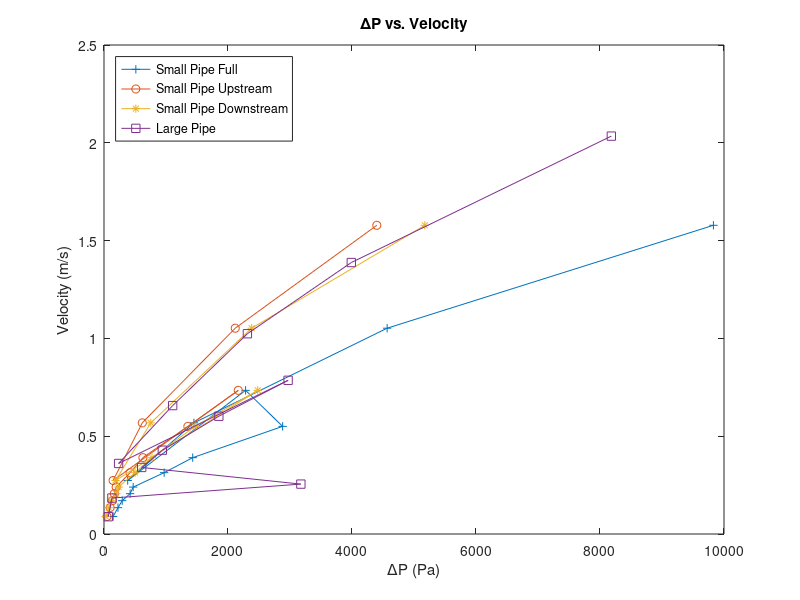
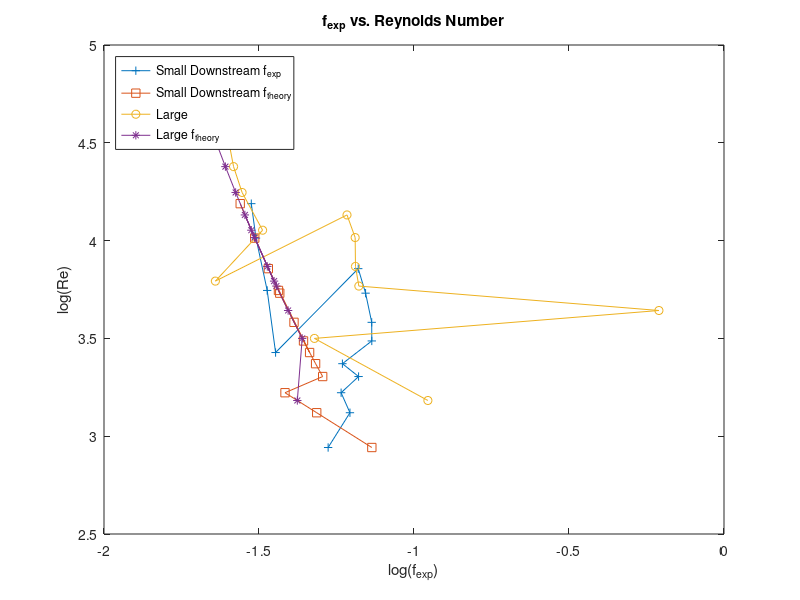

The MATLAB source for these figures, in order:
function Fluids_Lab_Calculations
%%% Constants %%%
rho = 997;
mu = 8.9*10^-4;

%%% Pipe Diameters %%%
D_s = in_to_m(.344);
D_l = in_to_m(.605);

%%% Flow Vectors %%%
SF = [.085,.128,.162,.196,.228,.298,.371,.523,.698];
MF_SP = [.26,.54,1.0,1.5];
MF_LP = [.26,.54,.75,1.0,1.26,1.77,2.31];
LF = [1.06,1.93,3.01,4.08,5.98];

%%% Function Calls %%%%
[SPSFf_t,SPSFf_e,SPSFRe,SPSFV,SPSFdp] = SP_Full_SF(D_s,rho,SF,mu);
% disp(SPSFf_t)
% disp(SPSFf_e)
[SPMFf_t,SPMFf_e,SPMFRe,SPMFV,SPMFdp] = SP_Full_MF(D_s,rho,MF_SP,mu);
% disp(SPMFf_t)
% disp(SPMFf_e)
[SPUSFf_t,SPUSFf_e,SPUSFRe,SPUSFV,SPUSFdp] = SP_Up_SF(D_s,rho,SF,mu);
% disp(SPUSFf_t)
% disp(SPUSFf_e)
disp(SPUSFRe)
[SPUMFf_t,SPUMFf_e,SPUMFRe,SPUMFV,SPUMFdp] = SP_Up_MF(D_s,rho,MF_SP,mu);
% disp(SPUMFf_t)
% disp(SPUMFf_e)
disp(SPUMFRe)
[SPDSFf_t,SPDSFf_e,SPDSFRe,SPDSFV,SPDSFdp] = SP_Dn_SF(D_s,rho,SF,mu);
% disp(SPDSFf_t)
% disp(SPDSFf_e)
disp(SPDSFRe)
[SPDMFf_t,SPDMFf_e,SPDMFRe,SPDMFV,SPDMFdp] = SP_Dn_MF(D_s,rho,MF_SP,mu);
% disp(SPDMFf_t)
% disp(SPDMFf_e)
disp(SPDMFRe)
[LPMFf_t,LPMFf_e,LPMFRe,LPMFV,LPMFdp] = LP_MF(D_l,rho,MF_LP,mu);
% disp(LPMFf_t)
% disp(LPMFf_e)
[LPLFf_t,LPLFf_e,LPLFRe,LPLFV,LPLFdp] = LP_LF(D_l,rho,LF,mu);
% disp(LPLFf_t)
% disp(LPLFf_e)


figure('Visible','on','Name','\deltaP vs V')
smFdp = [SPSFdp,SPMFdp];
smFV = [SPSFV,SPMFV];
smUPdp = [SPUSFdp,SPUMFdp];
smUPV = [SPUSFV,SPUMFV];
smDNdp = [SPDSFdp,SPDMFdp];
smDNV = [SPDSFV,SPDMFV];
lgdp = [LPMFdp,LPLFdp];
lgV = [LPMFV,LPLFV];
plot(smFdp,smFV,'+-',smUPdp,smUPV,'o-',smDNdp,smDNV,'*-',lgdp,lgV,'s-')
legend('Small Pipe Full','Small Pipe Upstream','Small Pipe Downstream','Large Pipe','Location','Northwest')
title('\DeltaP vs. Velocity')
xlabel('\DeltaP (Pa)')
ylabel('Velocity (m/s)')

figure('Visible','on','Name','f_exp vs. Re')
smDNfe = log10([SPDSFf_e,SPDMFf_e]);
smDNft = log10([SPDSFf_t,SPDMFf_t]);
smDNRe = log10([SPDSFRe,SPDMFRe]);
lgfe = log10([LPMFf_e,LPLFf_e]);
lgft = log10([LPMFf_t,LPLFf_t]);
lgRe = log10([LPMFRe,LPLFRe]);
plot(smDNfe,smDNRe,'+-',smDNft,smDNRe,'s-',lgfe,lgRe,'o-',lgft,lgRe,'*-') %smFfe,smFRe,'+-',smUPfe,smUPRe,'+-',
legend('Small Downstream f_e_x_p','Small Downstream f_t_h_e_o_r_y','Large','Large f_t_h_e_o_r_y','Location','Northwest')
title('f_e_x_p vs. Reynolds Number')
xlabel('log(f_e_x_p)')
ylabel('log(Re)')


smFfe = log10([SPSFf_e,SPMFf_e]);
smFRe = log10([SPSFRe,SPMFRe]);
smUPfe = log10([SPUSFf_e,SPUMFf_e]);
smUPRe = log10([SPUSFRe,SPUMFRe]);


%%% Functions to solve for Friction factor %%%
function [f_t,f_e,Reo,Vo,dpo] = SP_Full_SF(D_s,rho,SF,mu)
SP_Full_SF_high = [43.3,44.1,44.5,44.9,45.6,45.9,48.5,50.9,58.5]; %Flag 1
SP_Full_SF_high2 = 189.2;
SP_Full_SF_low = [43.2,42.5,42.1,41.8,41.2,41.0,38.5,36.2,29.0]; %Flag 1
SP_Full_SF_low2 = 165.7;

A = area(D_s);
L = in_to_m(96);

[f_t,f_e,Re,V,dp] = solve_friction_factors(SP_Full_SF_high,SP_Full_SF_low,SF,A,L,rho,D_s,mu);

dp1 = delta_P(SP_Full_SF_high2,SP_Full_SF_low2,0);
dpo = [dp,dp1];
Q = flow_convert(SF(end));
V1 = velocity(Q,A);
Vo = [V,V1];
re1 = reynolds(rho,V1,D_s,mu);
Reo = [Re,re1];
fe1 = f_exp(dp1,D_s,L,rho,V1);
ft1 = f_theorey(re1,D_s);
f_t = [f_t,ft1];
f_e = [f_e,fe1];

function [f_t,f_e,Re,V,dp] = SP_Full_MF(D_s,rho,MF_SP,mu)
SP_Full_MF_high = [176.8,179.0,184.4,201.8,229.9];
SP_Full_MF_low = [176.6,175,169.5,155.1,129.5];

A = area(D_s);
L = in_to_m(96);

[f_t,f_e,Re,V,dp] = solve_friction_factors(SP_Full_MF_high,SP_Full_MF_low,MF_SP,A,L,rho,D_s,mu);

function [f_t,f_e,Re,V,dp] = SP_Up_SF(D_s,rho,SF,mu)
SP_Up_SF_high = [43.3,43.7,44,44.2,44.4,44.5,45.7,46.9,50.9,55.4]; %Flag 1
SP_Up_SF_low = [43.3,43.1,42.9,42.7,42.6,42.4,41.3,40.4,37,33.2]; %Flag

A = area(D_s);
L = in_to_m(48);

f_t = [];
f_e = [];
[f_t,f_e,Re,V,dp] = solve_friction_factors(SP_Up_SF_high,SP_Up_SF_low,SF,A,L,rho,D_s,mu);

function [f_t,f_e,Re,V,dp] = SP_Up_MF(D_s,rho,MF_SP,mu)
SP_Up_MF_high = [178.8,178,181,190.7,204.5];
SP_Up_MF_low = [176.8,176.4,174.6,169,159.5];

A = area(D_s);
L = in_to_m(48);

[f_t,f_e,Re,V,dp] = solve_friction_factors(SP_Up_MF_high,SP_Up_MF_low,MF_SP,A,L,rho,D_s,mu);

function [f_t,f_e,Re,V,dp] = SP_Dn_SF(D_s,rho,SF,mu)
SP_Dn_SF_high = [41.6,41.9,42.1,42.3,42.6,42.8,44.2,45.6,49.2,54.5]; %Flag 1
SP_Dn_SF_low = [41.5,41.5,41.2,41,40.5,40.3,39,37.6,34.1,29.1]; %Flag 1

A = area(D_s);
L = in_to_m(48);

[f_t,f_e,Re,V,dp] = solve_friction_factors(SP_Dn_SF_high,SP_Dn_SF_low,SF,A,L,rho,D_s,mu);

function [f_t,f_e,Re,V,dp] = SP_Dn_MF(D_s,rho,MF_SP,mu)
SP_Dn_MF_high = [176.6,177.9,181.1,189.9,205];
SP_Dn_MF_low = [176.6,175.9,173.3,165.5,152.1];

A = area(D_s);
L = in_to_m(48);

[f_t,f_e,Re,V,dp] = solve_friction_factors(SP_Dn_MF_high,SP_Dn_MF_low,MF_SP,A,L,rho,D_s,mu);

function [f_t,f_e,Re,V,dp] = LP_MF(D_l,rho,MF_LP,mu)
LP_MF_high = [42,42.4,42.7,43.3,45.2,47,51.7,57.5]; %Flag 1
LP_MF_low = [41.9,41.6,41.3,10.8,38.9,37.3,32.7,27.1]; %Flag 1

A = area(D_l);
L = in_to_m(96);

[f_t,f_e,Re,V,dp] = solve_friction_factors(LP_MF_high,LP_MF_low,MF_LP,A,L,rho,D_l,mu);

function [f_t,f_e,Re,V,dp] = LP_LF(D_l,rho,LF,mu)
LP_LF_high = [176.2,178.4,182.9,188.7,197.8,221.8];
LP_LF_low = [176.4,175.9,171.5,165,157,138.2];

A = area(D_l);
L = in_to_m(96);

[f_t,f_e,Re,V,dp] = solve_friction_factors(LP_LF_high,LP_LF_low,LF,A,L,rho,D_l,mu);


%%% Functions used to solve for parameters needed to sove for friction
%%% factor
function [f_t,f_e,reo,Vo,dpo] = solve_friction_factors(high,low,flow,A,L,rho,D,mu)
f_t = [];
f_e = [];
reo = [];
Vo = [];
dpo = [];
for i = 2:length(high)
    dp = delta_P(high(i),low(i),1);
    dpo = [dpo,dp];
    Q = flow_convert(flow(i-1));
    V = velocity(Q,A);
    Vo = [Vo,V];
    re = reynolds(rho,V,D,mu);
    reo = [reo,re];
    fe = f_exp(dp,D,L,rho,V);
    ft = f_theorey(re,D);
    f_t = [f_t,ft];
    f_e = [f_e,fe];
end

function out = in_to_m(in)
out = in * .0254;

function out = flow_convert(flow)
out = (flow * .00378541) / 60;

function out = area(D)
out = pi * (D^2/4);

function out = delta_P(h1,h2,flag)
if flag == 1
    h10 = 43.3;
    h20 = 43.2;
    deltH = ((h1-h10) - (h2-h20)) * 10;
else
    h10 = 176.8;
    h20 = 176.6;
    deltH = ((h1-h10) - (h2-h20)) * 10;
end
out = deltH * 9.8;

function out = velocity(Q,A)
out = Q/A;

function out = reynolds(rho,V,D,mu)
out = (rho * V * D) / mu;

function out = f_theorey(re,D)
if re > 2000
    E = .0015;
    denom = -1.8 * log10(6.9/re); %((E/D)/3.7)^1.11 + 
    out = (1/denom)^2;
else
    out = 64/re;
end

function out = f_exp(delt,D,L,rho,V)
out = (2* delt * D) / (L * rho * V^2);

